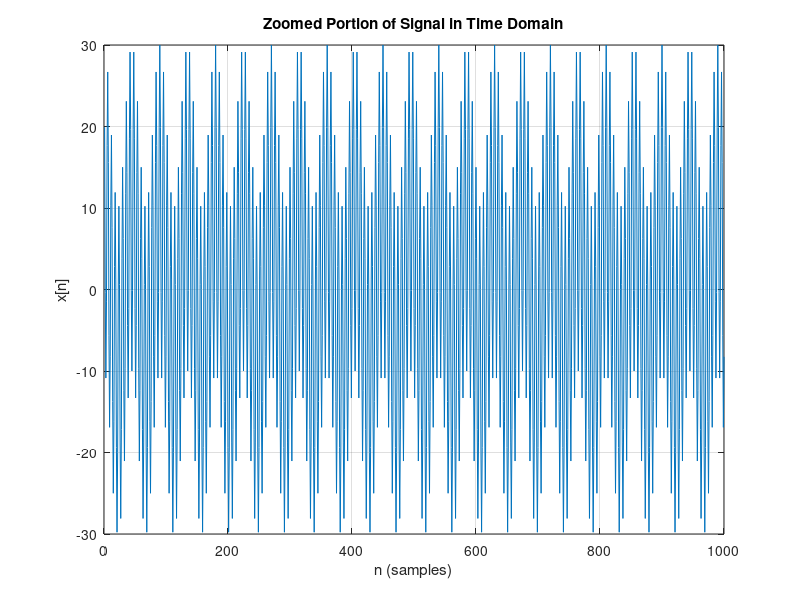
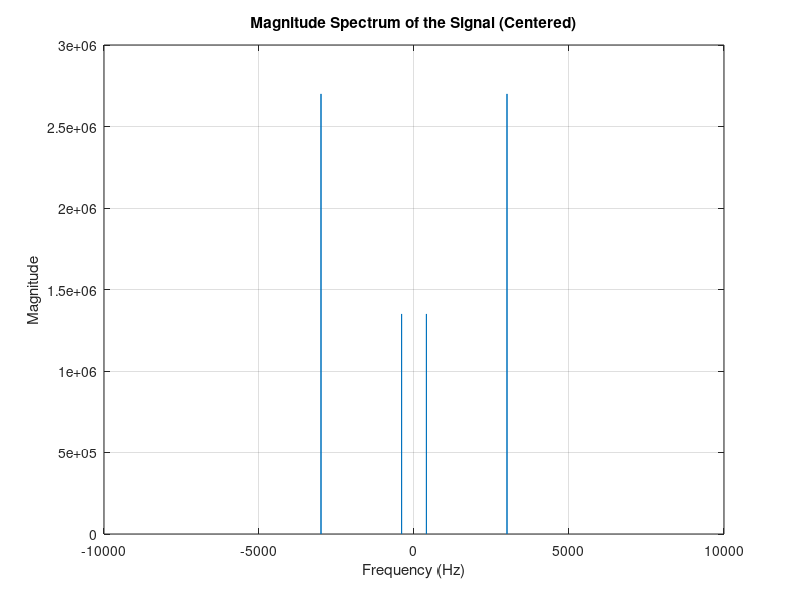

Source code (MATLAB) for these figures, in order:
% Load the signal from the .mat file
load('sig_x.mat');  % This loads the variable 'x' from 'sig_x.mat'


% Check if the variable 'x' exists in the workspace
if exist('x', 'var')
    % Define the time vector
    n = 0:length(x)-1;  % Assuming the signal starts at n=0

    % Plot a specific portion of the signal (zoomed in)
    start_index = 1;  % Starting index for zooming in
    end_index = min(length(x), 1000);  % Ending index for zooming in (adjust as needed)
    x_zoomed = x(start_index:end_index);
    n_zoomed = start_index:end_index;

    % Plot the zoomed portion of the signal in the time domain
    figure;
    plot(n_zoomed, x_zoomed);
    title('Zoomed Portion of Signal in Time Domain');
    xlabel('n (samples)');
    ylabel('x[n]');
    grid on;

    % Define the sampling rate (in Hz)
    fs = 18000;  % Assuming the sampling rate is 18000 Hz as mentioned

    % Compute the FFT of the signal
    X = fft(x);

    % Define the frequency axis
    N = length(X);
    f = (-N/2:N/2-1) * (fs / N);  % Frequency axis centered around 0

    % Compute the magnitude of the FFT and shift it
    magnitude = abs(fftshift(X));
    phase = angle(fftshift(X));

    % Plot the magnitude spectrum centered around 0
    figure;
    plot(f, magnitude);
    title('Magnitude Spectrum of the Signal (Centered)');
    xlabel('Frequency (Hz)');
    ylabel('Magnitude');
    grid on;

    % Detect and print the active frequencies
    threshold = max(magnitude) * 0.1;  % Set a threshold at 10% of the maximum magnitude
    active_indices = find(magnitude > threshold);
    active_frequencies = f(active_indices);


    fprintf('Active frequencies in the signal (above threshold):\n');
    disp(active_frequencies);

    % Find the amplitudes and phases for the active frequencies
    amplitudes = magnitude(active_indices);
    phases = phase(active_indices);

    % Display the mathematical representation
    fprintf('Mathematical representation of the signal:\n');
    for i = 1:length(active_frequencies)
        fprintf('A%d * cos(2 * pi * %.0f * n / %.0f + %.2f)\n', i, abs(active_frequencies(i)), fs, phases(i));
    end
    



else
    disp('The variable x is not found in the loaded .mat file.');
end



% Define the number of points for the FFT (e.g., 1024)
% N = 1024;

% Compute and plot the DTFT
% dtft_plot(x, N);

